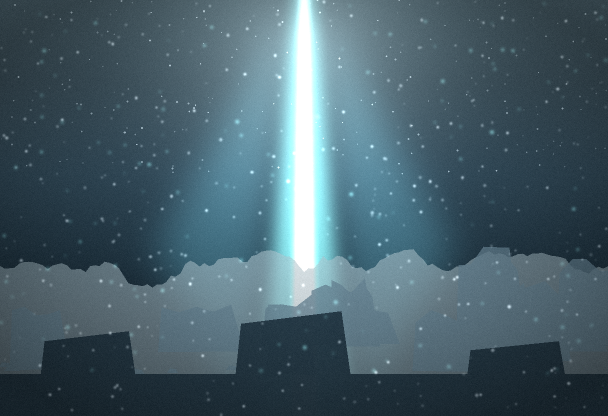
#> input picture assets/art/ending.png, 1216 x 832 px (shown at 1/2 size)
$ python -i process_painted_assets.py   (imports and definitions only)
#> lines starting #> are read from the running program, lines starting #| are printed output that depends on the picture
import glob
import os
from collections import deque
import numpy as np
from PIL import Image

ARTIFACT_DIR = r"C:\Users\jiang\.gemini\antigravity\brain\ae5e230a-1459-41fc-b001-30b3232451c2"
PROJECT_ROOT = os.path.dirname(os.path.dirname(os.path.abspath(__file__)))


# [6 lines left out: function find_latest_raw, not called in this run]


def process_title_bg(src_path: str, dst_path: str) -> None:
#> called with src_path = '../assets/art/ending.png', dst_path = 'out.png'
    img = Image.open(src_path).convert("RGB")
#> img is the input picture: PIL image 1216x832 RGB; mean R, G, B 71.7, 95.4, 106.4
    target_w, target_h = 1280, 720
    scale = max(target_w / img.width, target_h / img.height)
#> scale = 1.05
    nw, nh = round(img.width * scale), round(img.height * scale)
#> nw = 1280; nh = 876
    img = img.resize((nw, nh), Image.Resampling.LANCZOS)
#> img: PIL image 1280x876 RGB
    left = (nw - target_w) // 2
#> left = 0
    top = (nh - target_h) // 2
#> top = 78
    img = img.crop((left, top, left + target_w, top + target_h))
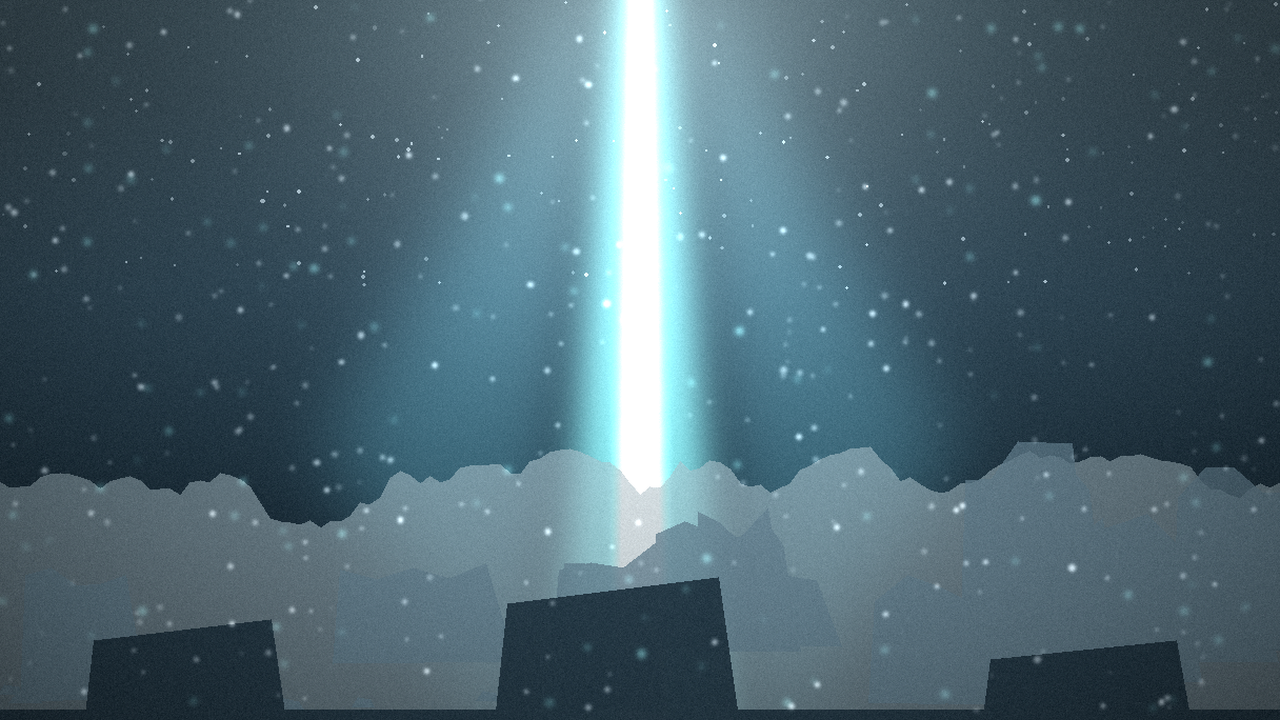
#> img: PIL image 1280x720 RGB; mean R, G, B 75.5, 100.7, 112.2
    os.makedirs(os.path.dirname(dst_path), exist_ok=True)
    img.save(dst_path, "PNG", optimize=True)
    print(f"Saved title_bg -> {dst_path} ({img.size})")
#| Saved title_bg -> out.png ((1280, 720))


# [270 lines left out: functions process_seamless_tile, flood_fill_bg, detect_corner_key_mode, remove_chroma_background_4pass, process_cutout, main, not called in this run]


# [2 lines not run here, left out]

>>> result = process_title_bg('../assets/art/ending.png', 'out.png')
